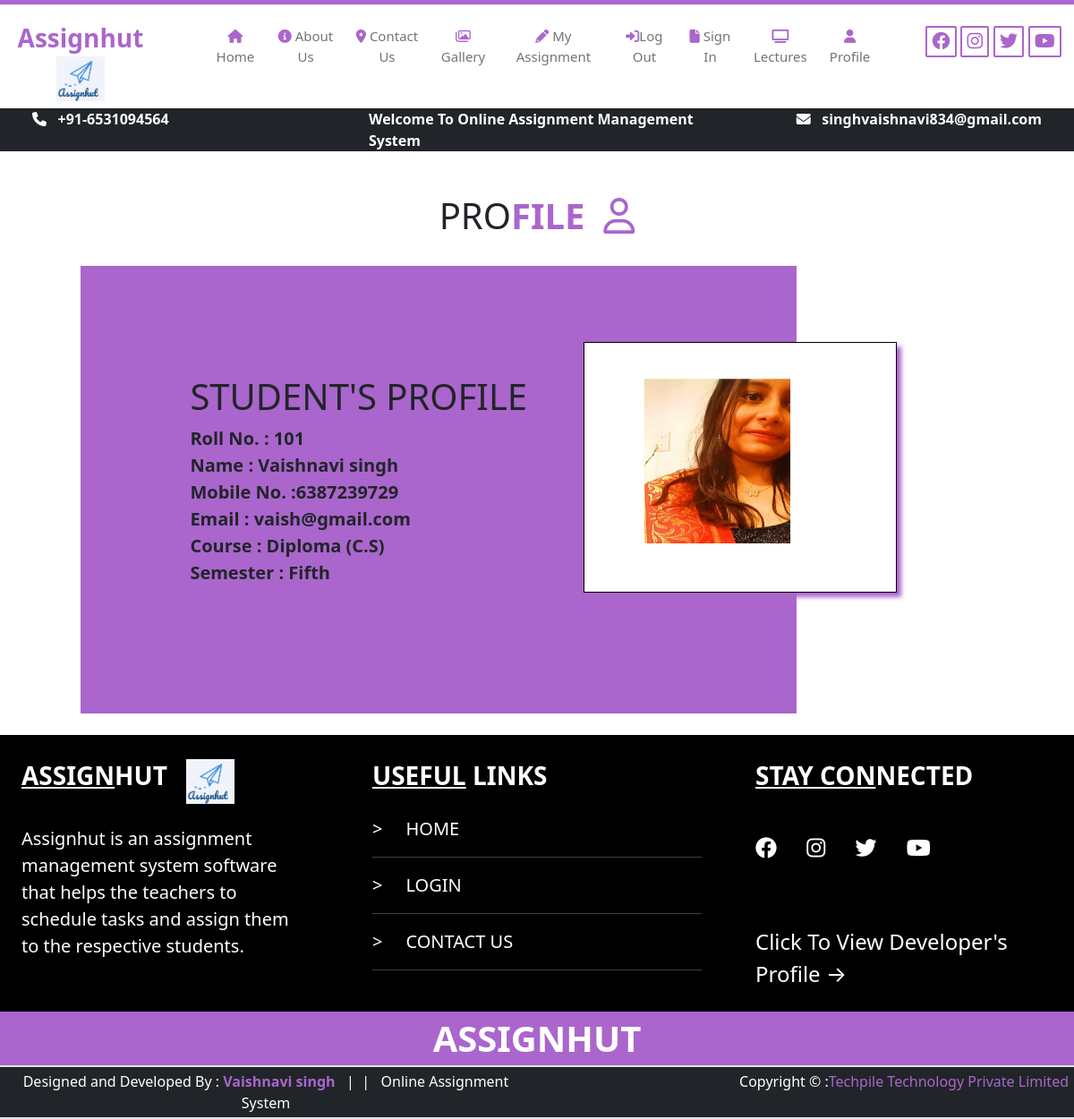
The page /user/profile/ (signed in) on the database its author committed.
### user/models.py (models this page shows)
class myregister(models.Model):
    rno=models.CharField(max_length=50,primary_key=True)
    name=models.CharField(max_length=100)
    mobile=models.CharField(max_length=100)
    email=models.CharField(max_length=100)
    passwd=models.CharField(max_length=100)
    course=models.CharField(max_length=100)
    year=models.CharField(max_length=50)
    pic=models.ImageField(upload_to='static/profile/', null=True)

### user/views.py (the view)
# urls.py: path('profile/', views.profile),
def profile(request):
    user=request.session.get('user')
    mydict={}
    if user:
        rdata=myregister.objects.all().filter(email=user)
        mydict={'rdata':rdata}
    return render(request, 'user/profile.html',mydict)

### templates/user/profile.html (shortened to what this page needs)
{% extends 'base.html'%}
{% block a %}
{% load static %}
<head>
</head>
<body>
 <h1 class="text-center mt-5">PRO<b style="color:#aa66cc">FILE</b>&nbsp;&nbsp;<i class="far fa-user text-mycolor"></i></h1><br>
{% for x in rdata %}
<div class="row">
    <div class="col-sm-1"></div>
<div class="col-sm-8 bg txt">
     <h1>STUDENT'S PROFILE</h1><b>
            Roll No. : {{x.rno}}<br>
            Name : {{x.name}}<br>
            Mobile No. :{{x.mobile}}<br>
            Email : {{x.email}}<br>
            Course : {{x.course}}<br>
            Semester : {{x.year}}<br>
    </b>
</div>
    <div class="col-sm-3">
        <div class="col ps-5 pt-4">
      <img src="/{{x.pic}}" height="200" width="200" class="rounded-start" alt="...">
        </div>
    </div>
</div><br>
{% endfor %}
</body>
{% endblock %}

### templates/user/profile.html (style rules this page uses)
.bg { background:#aa66cc; height:500px; width:800px; }
.txt { font-size:20px; text-align:justify; padding:10%; }
.col { height:280px; width:350px; background:white; border:1px solid black; box-shadow:5px 5px 5px #aa66cc; margin:30% 10% 10% 0%; transform:translateX(-250px); box-sizing:border-box; }

### rows shown on the page
myregister: rno "101", name "Vaishnavi singh", mobile "6387239729", email "vaish@gmail.com", course "Diploma (C.S)", year "Fifth", pic (picture)
